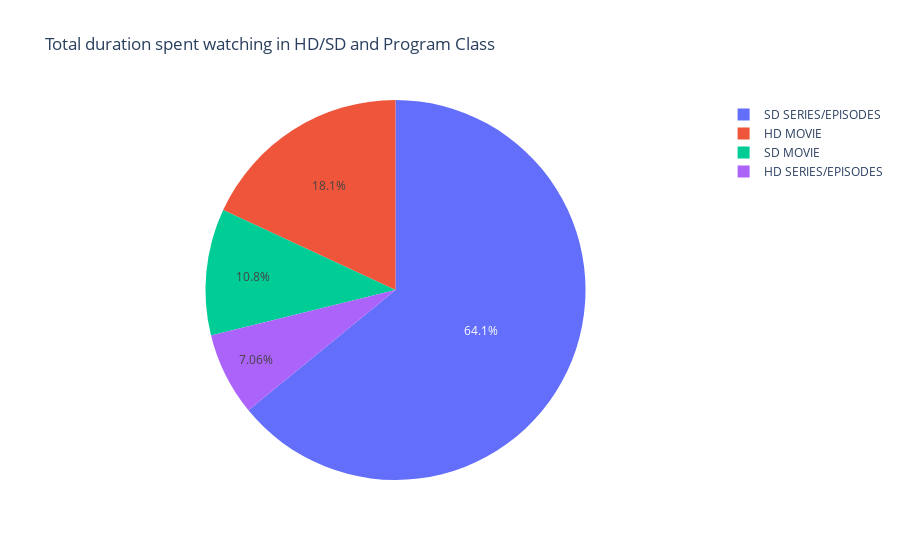
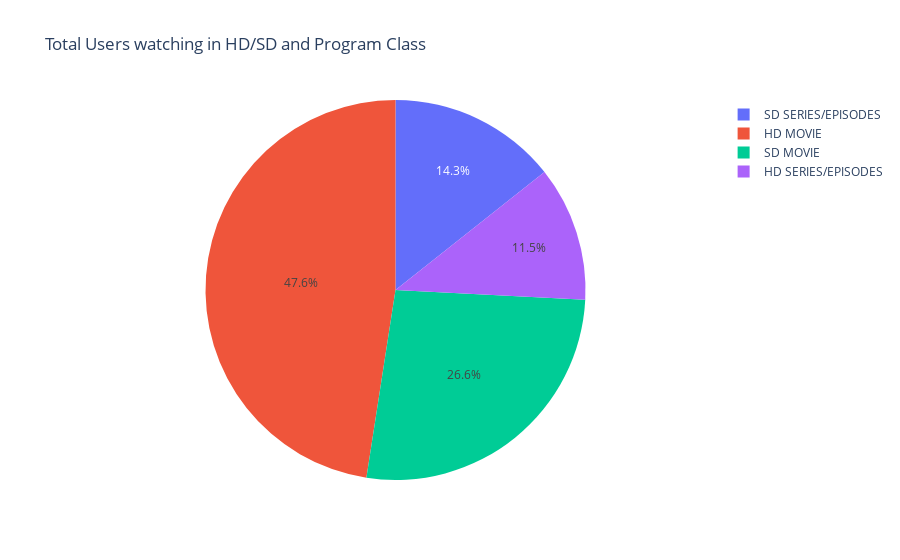

Source (notebook cell) for these figures, in order:
### Code cell
fig = px.pie(grouped, values='Total watch time in hours', names='HD/SD_Program_Class', \
             hover_data=['HD/SD_Program_Class'], title='Total duration spent watching in HD/SD and Program Class')
fig2 = px.pie(grouped, values='No of Users who Watched', names='HD/SD_Program_Class', \
              hover_data=['HD/SD_Program_Class'], title='Total Users watching in HD/SD and Program Class')
fig.update_traces(sort=False)
fig2.update_traces(sort=False)
fig.show()
fig2.show()

### Figure 1 — Plotly figure (JSON) as saved in the notebook; plotly's stock layout.template omitted (floating-point values rounded to 4 significant figures)
{"data": [{"customdata": [["SD SERIES/EPISODES"], ["HD MOVIE"], ["SD MOVIE"], ["HD SERIES/EPISODES"]], "domain": {"x": [0, 1], "y": [0, 1]}, "hovertemplate": "HD/SD_Program_Class=%{customdata[0]}<br>Total watch time in hours=%{value}<extra></extra>", "labels": ["SD SERIES/EPISODES", "HD MOVIE", "SD MOVIE", "HD SERIES/EPISODES"], "legendgroup": "", "name": "", "showlegend": true, "sort": false, "type": "pie", "values": [229800.0, 64860.0, 38590.0, 25320.0]}], "layout": {"legend": {"tracegroupgap": 0}, "title": {"text": "Total duration spent watching in HD/SD and Program Class"}}}

### Figure 2 — Plotly figure (JSON) as saved in the notebook; plotly's stock layout.template omitted (floating-point values rounded to 4 significant figures)
{"data": [{"customdata": [["SD SERIES/EPISODES"], ["HD MOVIE"], ["SD MOVIE"], ["HD SERIES/EPISODES"]], "domain": {"x": [0, 1], "y": [0, 1]}, "hovertemplate": "HD/SD_Program_Class=%{customdata[0]}<br>No of Users who Watched=%{value}<extra></extra>", "labels": ["SD SERIES/EPISODES", "HD MOVIE", "SD MOVIE", "HD SERIES/EPISODES"], "legendgroup": "", "name": "", "showlegend": true, "sort": false, "type": "pie", "values": [3282, 10880, 6093, 2625]}], "layout": {"legend": {"tracegroupgap": 0}, "title": {"text": "Total Users watching in HD/SD and Program Class"}}}
